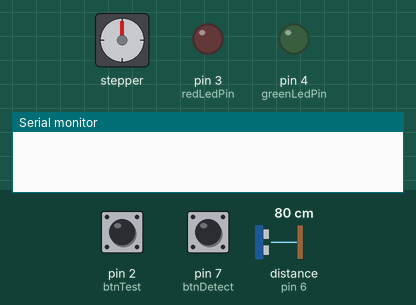
Recording of a sketch running on a simulated Arduino Uno, built with avr-gcc and run on an emulated ATmega328P. Shown: stepper motor, output pins drawn as LEDs (lit = HIGH), the last lines printed to the serial monitor. Inputs (shaded band) come from the test bench; at power-on: pin 2 (btnTest) HIGH, pin 7 (btnDetect) HIGH, distance to the obstacle (sensor on pin 6) 80 cm. The echo pulse lasts 58.3 µs per cm; stepper angles assume 800 steps per turn.

Above: at 0.8 s.
0.9 s: pin 2 (btnTest) pulled LOW for 0.15 s
At 1.8 s:
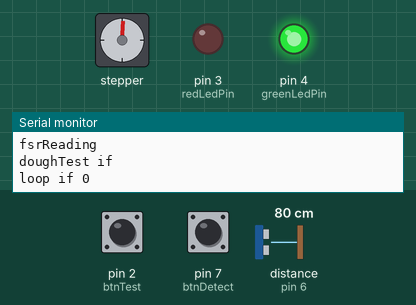
Timing chart, 0 to 3.9 s (numbered marks = the images above; inputs shaded):
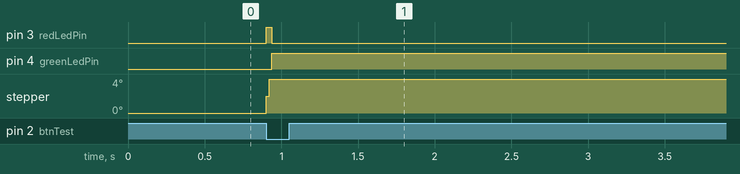

The sketch:

Bready.ino
```cpp
#include <Stepper.h>
#include <HCSR04.h>

const int stepsPerRevolution = 800;  // change this to fit the number of steps per revolution
const int radius = 1; //radius of dowel

int btnTest = 2;
int redLedPin = 3;
int greenLedPin = 4;
int trigPin = 5;
int echoPin = 6;
int btnDetect = 7;

int fsrAnalogPin = A0;

float revCount = 0;
float distWinded;
int timeCounter = 0;
int start = 0;
int testOrDetect = -1; //-1 - Off; 0 - Test; 1 - Calculations; 2 - Volume Detect
float initialHeight;
float finalVolume;
int testReady = HIGH;
int detectReady = 0;
int coeff;
int finalHeight;


void doughTest();
void volumeDetect();
void predictVolume();

Stepper stepper(stepsPerRevolution, 8, 10, 9, 11);
UltraSonicDistanceSensor ultrasonicSensor(trigPin, echoPin);


void setup()
{
  Serial.begin(9600);

  pinMode(trigPin, OUTPUT);
  pinMode(echoPin, INPUT);
  pinMode(fsrAnalogPin, INPUT);
  pinMode(btnTest, INPUT_PULLUP);
  pinMode(btnDetect, INPUT_PULLUP);
  pinMode(redLedPin, OUTPUT);
  pinMode(greenLedPin, OUTPUT);

  stepper.setSpeed(20); //Set speed to 20 RPM
  testReady = digitalRead(btnTest);

  while (start==0)
  {
   testReady = digitalRead(btnTest);


    if (testReady == LOW)
    {
      testOrDetect = 0;
      analogWrite(redLedPin, 255);
      start=1;
    }
  }
}

void loop()
{
  if (testOrDetect == 0 ) //Test
  {
    doughTest();
    Serial.println("loop if 0");
    testOrDetect = 1;
  }
  else if (testOrDetect == 1)
  {
    initialHeight = detectHeight();
    distWinded = calcDist(revCount);
    coeff = predictVolume(distWinded);
    finalHeight = initialHeight*coeff;
    testOrDetect = 2;
  }
  else if (testOrDetect == 2)
  {
    while (detectReady == 0)
    {
      if (digitalRead(btnDetect) == LOW)
      {
        detectReady = 1;
      }
    }

    volumeDetect();

  }

}

float detectHeight()
{
  int i;
  float heightSum = 0;
  float height;

  for(i=0; i<10; i++)
  {
    height = ultrasonicSensor.measureDistanceCm();
    if (height != -1)
    {
      heightSum+=height;
    }
    else {
      i-=1;
    }
  }

  return heightSum/10.0;
}

void doughTest()
{
      Serial.println("doughTest");

  float fsrReading;
  float threshold = 100; //Change Based on Experiment
  int underCounter;

  fsrReading = analogRead(fsrAnalogPin);
  Serial.println("fsrReading");

  if (fsrReading > threshold)
  {
    Serial.println("doughTest if");

    stepper.step(10);
    revCount += 0.0125;
    analogWrite(redLedPin, 0);
    analogWrite(greenLedPin, 255);
  }
  else
  {
          Serial.println("doughTest else");

    underCounter++;
    if (underCounter > 10) //If it is the tenth time that it is less than the threshold
    {
      testOrDetect = 1;
      analogWrite(redLedPin, 255);
      analogWrite(greenLedPin, 0);
    }
  }
}

void volumeDetect()
{

}

float calcDist(float revCount)
{
  return 2*3.141592*radius*revCount;
}

float predictVolume(float revCount)
{
  //ADD MATH FUNCTION HERE
  return revCount;
}
```

Measured:
- after the input at 0.9 s, pin 3 (redLedPin): LOW → HIGH at once, → LOW 0.04 s later; pin 4 (greenLedPin): LOW → HIGH at once; stepper: goes 2° 0.02 s, then 4°, starting at once
